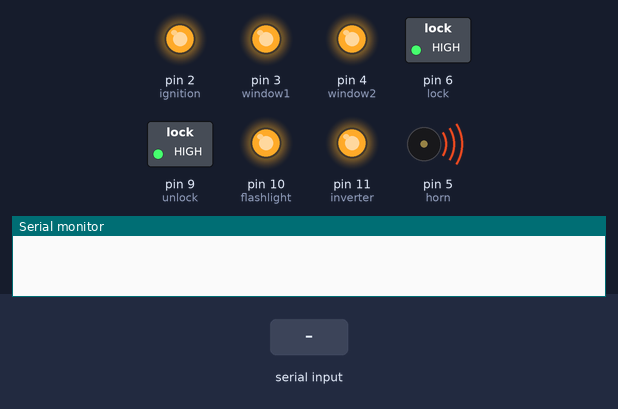
Recording of a sketch running on a simulated Arduino Uno, built with avr-gcc and run on an emulated ATmega328P. Parts: switched loads named in the sketch (green lamp = pin HIGH), output pins drawn as LEDs (lit = HIGH), buzzer (waves = sounding, pin HIGH), the last lines printed to the serial monitor. The test bench sets the inputs (shaded band). The modem accepts every AT command (registered, SIM ready, sends succeed) and sends nothing else; pins used as bus, display or sensor lines are not drawn.

Above: at 13.7 s.
13.8 s: "Car_doors_lock" received over the second serial link
At 15.5 s:
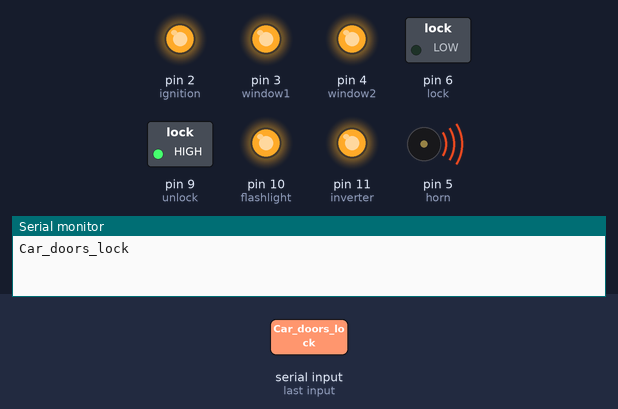
16.8 s: "Car_doors_unlock" received over the second serial link
At 18.8 s:
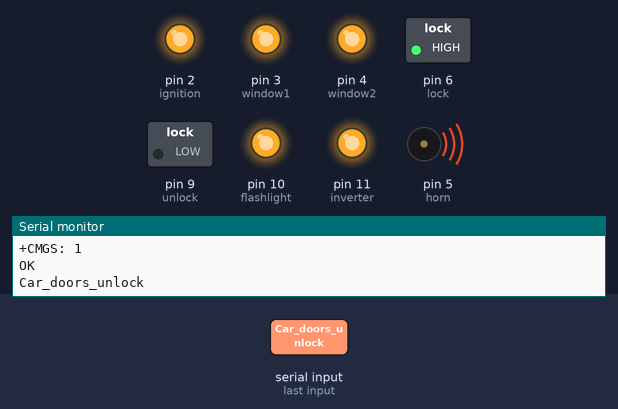
19.8 s: "Car_flashlight_on" received over the second serial link
At 22.5 s:
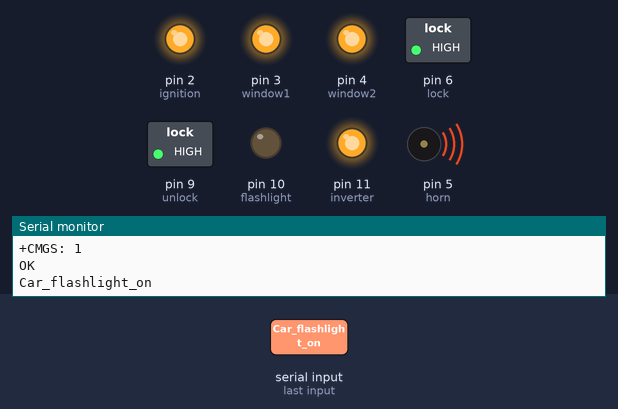
22.8 s: "Car_ignition_on" received over the second serial link
At 24.6 s:
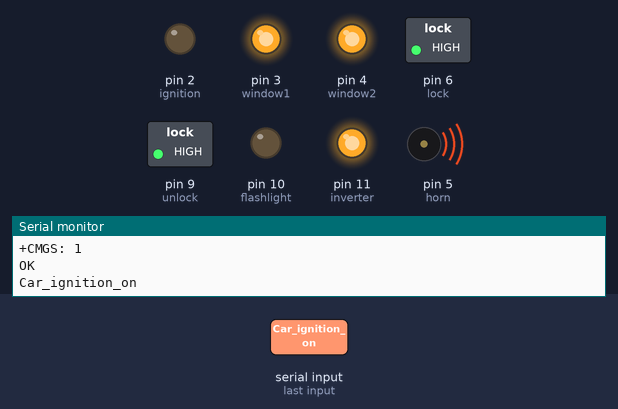
Timing chart, 0 to 35.6 s (numbered marks = the images above; inputs shaded):
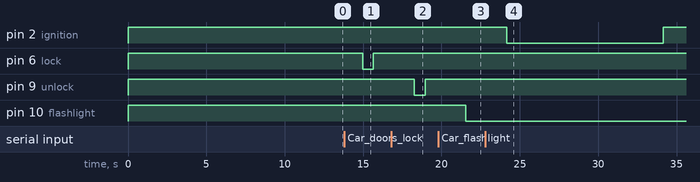

Measured:
- after the input at 13.8 s, pin 6 (lock): HIGH → LOW after 1.2 s, → HIGH 0.70 s later
- after the input at 16.8 s, pin 9 (unlock): HIGH → LOW after 1.5 s, → HIGH 0.70 s later
- after the input at 19.8 s, pin 10 (flashlight): HIGH → LOW after 1.8 s
- after the input at 22.8 s, pin 2 (ignition): HIGH → LOW after 1.3 s, → HIGH 10.0 s later

The sketch:

GSM_System2.ino
```cpp
  /*
 * Author: Nikolaos Konstantinou
 * Project: Suzuki Jimny GSM System
 * Date 14/7/2020
 * Code Version: 1.0.0
 * Firmware Version: 1.0.0
 */

#include <SoftwareSerial.h> // Library for using serial communication
SoftwareSerial SIM900(7, 8); // RX, TX

#define MainPhoneNumber = //add phone here;
String data[5];

//GPS Strings to get the location
#define DEBUG true
String state,timegps,latitude,longitude,atmsg,msgi,gspeed;
bool bAdmin,bGetloc,bHelp,bClrmsg=0;
bool inverterStatus=0;

String incomingData;
String message = "";

int ignition = 2;
int window1 = 3;
int window2 = 4;
int horn = 5;
int lock = 6;
int unlock = 9;
int flashlight = 10;
int inverter = 11;
int GSM_Power = 12;


void setup()
{
  Serial.begin(19200); // baudrate for serial monitor

  pinMode(lock, OUTPUT);   // Setting erlay pin as output pin
  pinMode(unlock, OUTPUT);
  pinMode(flashlight, OUTPUT);   // Setting erlay pin as output pin
  pinMode(horn, OUTPUT);
  pinMode(GSM_Power, OUTPUT);    //Pin to remote start GSM Modem
  pinMode(ignition, OUTPUT);
  pinMode(window1, OUTPUT);
  pinMode(window2, OUTPUT);
  pinMode(inverter, OUTPUT);

  digitalWrite(ignition, HIGH);
  digitalWrite(inverter, HIGH);
  digitalWrite(window1, HIGH);
  digitalWrite(window2, HIGH);
  digitalWrite(lock, HIGH);
  digitalWrite(unlock, HIGH);
  digitalWrite(flashlight, HIGH);
  digitalWrite(horn, HIGH);

  GSM_Start_Up(); // Call the GSM Power Sequence
}

void GSM_Start_Up(){
  digitalWrite(GSM_Power, HIGH);
  delay(2000);
  digitalWrite(GSM_Power, LOW);

  delay(5000);
  SIM900.begin(19200); // baudrate for GSM shield

  SIM900.print("AT+CMGF=1\r");  // set SMS mode to text mode
  delay(500);

  SIM900.print("AT+CNMI=2,2,0,0,0\r"); // set gsm module to tp show the output on serial out
  delay(500);

  sendData("AT+CGNSPWR=1",1000,DEBUG);//Turn on GPS(GNSS - Global Navigation Satellite System)
  delay(500);

  sendData("AT+CGNSSEQ=RMC",1000,DEBUG);
  delay(500);

  sendData("AT+CGPSSTATUS?",1000,DEBUG);//this will check your GPS status. A working GPS should get either a 2D or 3D fix location
  delay(500);
}

void loop()
{

  receive_message();

  if(incomingData.indexOf("Car_doors_lock")>=0)
  {
    delay(150);
    digitalWrite(lock, LOW);
    delay(700);
    digitalWrite(lock, HIGH);
    message = "Doors Are Locked";
    send_message(message);
  }

  if(incomingData.indexOf("Car_doors_unlock")>=0)
  {
    delay(150);
    digitalWrite(unlock, LOW);
    delay(700);
    digitalWrite(unlock, HIGH);
    message = "Doors Are Unlocked";
    send_message(message);
  }

/*==========================LighBar=======================================*/
  if(incomingData.indexOf("Car_flashlight_on")>=0){
    delay(150);
    digitalWrite(flashlight, LOW);
    message = "FlashLight Activated";
    send_message(message);
   }

    if(incomingData.indexOf("Car_flashlight_off")>=0){
    delay(150);
    digitalWrite(flashlight, HIGH);
    message = "FlashLight Deactivated";
    send_message(message);
   }

/*==========================Ignition=======================================*/
  if(incomingData.indexOf("Car_ignition_on")>=0){
    delay(150);
    digitalWrite(ignition, LOW);
    delay(10000);
    digitalWrite(ignition, HIGH);
    message = "Ignition Activated - Systems Online";
    send_message(message);
   }

    if(incomingData.indexOf("Car_ignition_off")>=0){   //when the ability to start the car is added then turn off car manual
    delay(150);
    //digitalWrite(ignition, HIGH);
    message = "Ignition Deactivated - Systems Offline";
    send_message(message);
   }
/*==========================Ignition=======================================*/
   if(incomingData.indexOf("Car_inverter")>=0){
      delay(150);
        if(inverterStatus == 0){
          digitalWrite(inverter, LOW);
          inverterStatus = 1;
          message = "Inverter Is Online";
          send_message(message);
   }else if (inverterStatus == 1){
           digitalWrite(inverter, HIGH);
           inverterStatus = 0;
           message = "Inverter Is Offline";
           send_message(message);
        }
   }

   /*==========================Windows Down=====================================*/
  if(incomingData.indexOf("Car_windows_down")>=0){
    delay(150);
    digitalWrite(ignition, LOW);
    delay(2000);
    digitalWrite(window2, LOW);
    delay(4000);
    digitalWrite(window2, HIGH);
    delay(4000);
    digitalWrite(ignition, HIGH);
    message = "Windows are going down";
    send_message(message);
   }
/*==========================Windows Up=====================================*/
    if(incomingData.indexOf("Car_windows_up")>=0){
    delay(150);
    digitalWrite(ignition, LOW);
    delay(2000);
    digitalWrite(window1, LOW);
    delay(4000);
    digitalWrite(window1, HIGH);
    delay(4000);
    digitalWrite(ignition, HIGH);
    message = "Windows are going up";
    send_message(message);
   }
/*==========================Car Location=====================================*/
    if(incomingData.indexOf("Car_Location")>=0){
      sendLocationOfCar();
   }

   if(incomingData.indexOf("Car_functions_list")>=0){   //This function will print all the functions of the car
    message = "This Service in not yet available";
    send_message(message);
   }
}

void receive_message()
{
  if (SIM900.available() > 0)
  {
    incomingData = SIM900.readString(); // Get the data from the serial port.
    Serial.print(incomingData);
    delay(10);
  }
}

/*==========================Reply Back To Confirm The Command===================================*/
void send_message(String message)
{
  SIM900.println("AT+CMGF=1");    //Set the GSM Module in Text Mode
  delay(100);
  SIM900.println("AT+CMGS=\"add phone here\""); // Replace it with your mobile number
  delay(100);
  SIM900.println(message);   // The SMS text you want to send
  delay(100);
  SIM900.println((char)26);  // ASCII code of CTRL+Z
  delay(100);
  SIM900.println();
  delay(1000);
}


void sendLocationOfCar(){
  sendTabData("AT+CGNSINF",1000,DEBUG);

  //Serial.println("Latitude  :" + latitude);
  //Serial.println("Longitude  :" + longitude);

  message = ("http://maps.google.com/maps?q=loc:"+latitude+","+longitude);
  send_message(message);
  delay(10000);
  SIM900.flush();
  }

void sendTabData(String command , const int timeout , boolean debug){

SIM900.println(command);
long int time = millis();
int i = 0;

while((time+timeout) > millis()){
while(SIM900.available()){
char c = SIM900.read();
if (c != ',') {
data[i] +=c;
delay(300);
} else {
i++;
}
if (i == 5) {
delay(300);
goto exitL;
}
}
}exitL:
if (debug) {

latitude = data[3];
longitude = data[4];
}
}

String sendData (String command , const int timeout ,boolean debug){
String response = "";
SIM900.println(command);
long int time = millis();
int i = 0;

while ( (time+timeout ) > millis()){
while (SIM900.available()){
char c = SIM900.read();
response +=c;
}
}
if (debug) {
//Serial.print(response);
}
return response;
}
```
